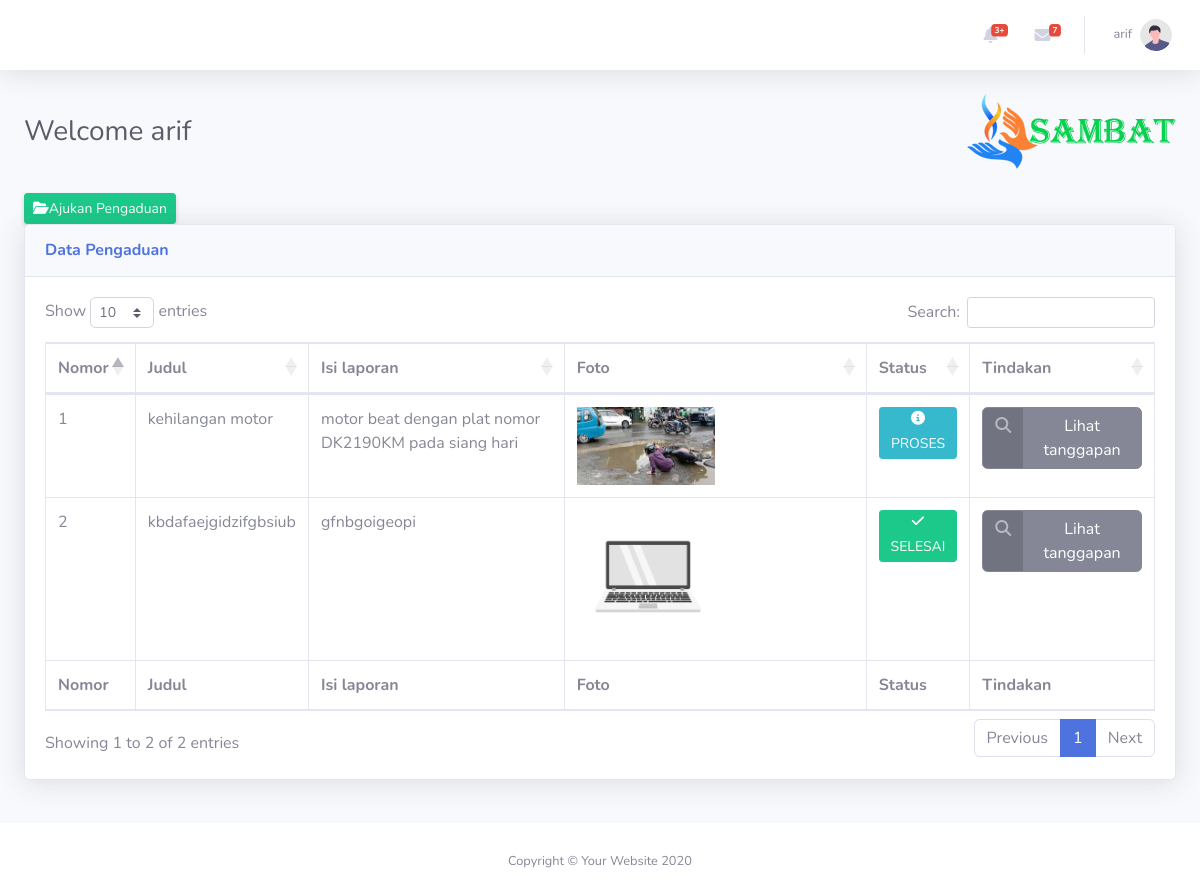
/daftar-pengaduan.php (signed in), run on the app's committed database.
### tables this page shows
CREATE TABLE `pengaduan` (
  `id_pengaduan` int(25) NOT NULL,
  `tgl_pengaduan` date NOT NULL,
  `nik` varchar(16) NOT NULL,
  `judul` varchar(100) NOT NULL,
  `isi_laporan` text NOT NULL,
  `foto` varchar(255) NOT NULL,
  `status` enum('0','proses','selesai') NOT NULL
);

### daftar-pengaduan.php (the view, shortened to what this page needs)
<?php
include('config.php');
$username = $_SESSION['username'];
$nik    = $_SESSION['nik'];
?>
<!DOCTYPE html>
<html lang="en">
<head>
    <link href="vendor/fontawesome-free/css/all.min.css" rel="stylesheet" type="text/css">
    <link href="css/sb-admin-2.min.css" rel="stylesheet">
    <link href="vendor/datatables/dataTables.bootstrap4.min.css" rel="stylesheet">
</head>
<body id="page-top">
    <div id="wrapper">
        <div id="content-wrapper" class="d-flex flex-column">
            <div id="content">
                <nav class="navbar navbar-expand navbar-light bg-white topbar mb-4 static-top shadow">
                    <ul class="navbar-nav ml-auto">
                        <li class="nav-item dropdown no-arrow mx-1">
                            <a class="nav-link dropdown-toggle" href="#" id="alertsDropdown" role="button"
                                data-toggle="dropdown" aria-haspopup="true" aria-expanded="false">
                                <i class="fas fa-bell fa-fw"></i>
                                <span class="badge badge-danger badge-counter">3+</span>
                            </a>
                        </li>
                        <li class="nav-item dropdown no-arrow mx-1">
                            <a class="nav-link dropdown-toggle" href="#" id="messagesDropdown" role="button"
                                data-toggle="dropdown" aria-haspopup="true" aria-expanded="false">
                                <i class="fas fa-envelope fa-fw"></i>
                                <span class="badge badge-danger badge-counter">7</span>
                            </a>
                        </li>
                        <li class="nav-item dropdown no-arrow">
                            <a class="nav-link dropdown-toggle" href="#" id="userDropdown" role="button"
                                data-toggle="dropdown" aria-haspopup="true" aria-expanded="false">
                                <span class="mr-2 d-none d-lg-inline text-gray-600 small"><?php echo"$username";?></span>
                                <img class="img-profile rounded-circle"
                                    src="img/undraw_profile.svg">
                            </a>
                        </li>
                    </ul>
                </nav>
                <div class="container-fluid" style="height: 80%;">
                    <div class="d-sm-flex align-items-center justify-content-between mb-4">
                        <h1 class="h3 mb-0 text-gray-800">Welcome <?php echo "$username"; ?></h1>
                        <img src="img/logo.png">
                    </div>
                        <a href="home-masyarakat.php" class="d-none d-sm-inline-block btn btn-sm btn-success shadow-sm"><i class="fas fa-folder-open"></i>Ajukan Pengaduan</a>
                    <div class="welcome">
                    <div class="card shadow mb-4">
                        <div class="card-header py-3">
                            <h6 class="m-0 font-weight-bold text-primary">Data Pengaduan</h6>
                        </div>
                        <div class="card-body">
                            <div class="table-responsive">
                                <table class="table table-bordered" id="dataTable" width="100%" cellspacing="0">
                                    <thead>
                                        <tr>
                                                <th>Nomor</th>
                                                <th>Judul</th>
                                                <th>Isi laporan</th>
                                                <th>Foto</th>
                                                <th>Status</th>
                                                <th>Tindakan</th>
                                        </tr>
                                    </thead>
                                    <tfoot>
                                        <tr>
                                                <th>Nomor</th>
                                                <th>Judul</th>
                                                <th>Isi laporan</th>
                                                <th>Foto</th>
                                                <th>Status</th>
                                                <th>Tindakan</th>
                                        </tr>
                                    </tfoot>
                                    <tbody>
                                    <?php
                $sql = mysqli_query($koneksi, "SELECT * FROM pengaduan WHERE nik='$nik'") or die(sql_error($koneksi,_LINE_));
                if(mysqli_num_rows($sql) > 0){
                    $no = 1;
                    while($data = mysqli_fetch_assoc($sql)){
                       ?>
                        <tr>
                            <td><?php print $no ?></td>
                            <td><?php print $data['judul']?></td>
                            <td><?php print $data['isi_laporan']?></td>
                            <td><img src="<?php print $data['foto']?>" width="50%"></td>
                            <td>                <?php
                if ($data['status'] == '0') {
                  $status = "<label class='btn btn-danger btn-icon-split btn-sm'><span=class'icon text-white-50'><i class='fas fa-question'></i></span><span class='text'>NULL</span></label>";
                } else if($data['status'] == 'proses') {
                  $status = "<label class='btn btn-info btn-icon-split btn-sm'><span='icon text-white-50'><i class='fas fa-info-circle'></i></span><span class='text'>PROSES</span></label>";
                } else {
                  $status = "<label class='btn btn-success btn-icon-split btn-sm'><span='icon text-white-50'><i class='fas fa-check'></i></span><span class='text'>SELESAI</span></label>";
                }
                print $status;
                ?>
                </td></td>
                            <td> <a href="lihat-tanggapan.php?&id=<?php print $data['id_pengaduan']?>" class="btn btn-secondary btn-icon-split">
                    <span class="icon text-white-50">
                        <i class="fas fa-search"></i>
                        </span>
                    <span class="text">Lihat tanggapan</span>
                    </a></td>
                        </tr>
                        <?php
                        $no++;
                    }
                }else{
                    echo '
                    <tr>
                        <td colspan="6">Tidak ada data.</td>
                    </tr>
                    ';
                }
                ?>
                                    </tbody>
                                </table>
                            </div>
                        </div>
                    </div>
                </div>
            </div>
            <footer class="sticky-footer bg-white">
                <div class="container my-auto">
                    <div class="copyright text-center my-auto">
                        <span>Copyright &copy; Your Website 2020</span>
                    </div>
                </div>
            </footer>
        </div>
    </div>
</body>
</html>

### data on the page
pengaduan: judul "kehilangan motor", isi_laporan "motor beat dengan plat nomor DK2190KM pada siang hari", foto (picture), status "proses" (drawn)
pengaduan: judul "kbdafaejgidzifgbsiub", isi_laporan "gfnbgoigeopi", foto (picture), status "selesai" (drawn)

### other printed values
$username "arif"
